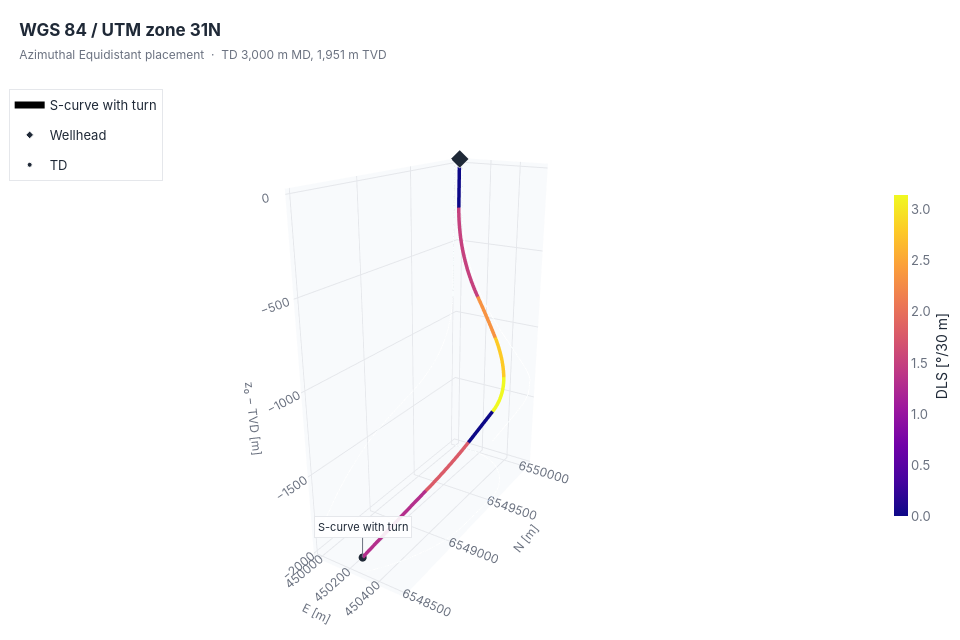

The notebook cell this image was saved under:
### Markdown cell above
## 10. Plotting

`plot_trajectory()`, or `WellTrajectory.plot()`, builds a plotly figure. Each example is shown two ways:

- **In the notebook**: a figure left as the last line of a cell is drawn below it, at a fixed size.
- **In the browser**: `open_in_browser()` opens the same figure in a new tab that fills the window. In the dev container that is the host's browser, through VS Code's port forwarding. The address is printed too, to open by hand.

Paths are drawn along their arcs, coloured by dogleg severity or by MD, with faint shadows on the floor and two walls to make depth readable. All three axes share one scale, in metres on the ground, so a vertical well is drawn vertical and a build at 45° looks like 45°. An axis the wells barely span is widened around them rather than stretched.

| Action | Control |
| --- | --- |
| Rotate | drag with the left button |
| Pan | drag with the right button, or the toolbar's pan tool |
| Zoom | scroll |
| Inspect a point | hover: MD, angles, TVD, DLS and position |
| Hide a well | click its name in the legend |
| Back to the start | double-click, or the toolbar's home button |

### Code cell
s_curve = from_payload(REQUESTS["04_s_curve_with_turn"]).stations
figure = s_curve.plot(color_by="dls", labels=["S-curve with turn"])
figure

### Figure 1 — Plotly figure (JSON) as saved in the notebook; plotly's stock layout.template omitted (floating-point values rounded to 4 significant figures; data arrays with more than 128 entries replaced by an {"elided": "..."} marker saying what was removed)
{"data": [{"customdata": {"elided": "402x5 float values"}, "hovertemplate": "MD %{customdata[0]:.2f} m<br>Inclination %{customdata[1]:.2f}°<br>Azimuth %{customdata[2]:.2f}° true<br>TVD %{customdata[3]:.2f} m<br>DLS %{customdata[4]:.2f}°/30 m<br>x %{x:.2f}, y %{y:.2f}, z %{z:.2f}", "legendrank": 0, "line": {"cmax": 3.137, "cmin": 0, "color": {"elided": "402 float values"}, "colorbar": {"len": 0.6, "outlinewidth": 0, "thickness": 14, "tickfont": {"color": "#6b7280", "size": 13}, "tickformat": ".1f", "title": {"font": {"size": 14}, "side": "right", "text": "DLS [°/30 m]"}}, "colorscale": [[0, "#0d0887"], [0.1111, "#46039f"], [0.2222, "#7201a8"], [0.3333, "#9c179e"], [0.4444, "#bd3786"], [0.5556, "#d8576b"], [0.6667, "#ed7953"], [0.7778, "#fb9f3a"], [0.8889, "#fdca26"], [1, "#f0f921"]], "showscale": true, "width": 7}, "mode": "lines", "name": "S-curve with turn", "type": "scatter3d", "x": {"elided": "402 float values"}, "y": {"elided": "402 float values"}, "z": {"elided": "402 float values"}}, {"hoverinfo": "skip", "line": {"color": "rgba(100, 116, 139, 0.35)", "width": 2}, "mode": "lines", "showlegend": false, "type": "scatter3d", "x": {"elided": "402 float values"}, "y": {"elided": "402 float values"}, "z": {"elided": "402 float values"}}, {"hoverinfo": "skip", "line": {"color": "rgba(100, 116, 139, 0.35)", "width": 2}, "mode": "lines", "showlegend": false, "type": "scatter3d", "x": {"elided": "402 float values"}, "y": {"elided": "402 float values"}, "z": {"elided": "402 float values"}}, {"hoverinfo": "skip", "line": {"color": "rgba(100, 116, 139, 0.35)", "width": 2}, "mode": "lines", "showlegend": false, "type": "scatter3d", "x": {"elided": "402 float values"}, "y": {"elided": "402 float values"}, "z": {"elided": "402 float values"}}, {"hovertemplate": "Wellhead of S-curve with turn<extra></extra>", "legendgroup": "Wellhead", "marker": {"color": "#1f2937", "line": {"color": "white", "width": 1}, "size": 6, "symbol": "diamond"}, "mode": "markers", "name": "Wellhead", "showlegend": true, "type": "scatter3d", "x": [450000.0], "y": [6550000.0], "z": [25]}, {"hovertemplate": "TD of S-curve with turn<extra></extra>", "legendgroup": "TD", "marker": {"color": "#1f2937", "line": {"color": "white", "width": 1}, "size": 5, "symbol": "circle"}, "mode": "markers", "name": "TD", "showlegend": true, "type": "scatter3d", "x": [450300.0], "y": [6549000.0], "z": [-1926.0]}], "layout": {"font": {"color": "#1f2937", "family": "Inter, 'Segoe UI', 'Helvetica Neue', Arial, sans-serif", "size": 12}, "height": 640, "hoverlabel": {"bgcolor": "white", "bordercolor": "#e5e7eb", "font": {"color": "#1f2937", "family": "Inter, 'Segoe UI', 'Helvetica Neue', Arial, sans-serif", "size": 12}}, "legend": {"bgcolor": "rgba(255, 255, 255, 0.85)", "bordercolor": "#e5e7eb", "borderwidth": 1, "font": {"size": 13}, "x": 0.01, "y": 0.97}, "margin": {"b": 0, "l": 0, "r": 0, "t": 72}, "scene": {"annotations": [{"arrowcolor": "#6b7280", "arrowhead": 0, "arrowwidth": 1, "ax": 0, "ay": -30, "bgcolor": "rgba(255, 255, 255, 0.9)", "bordercolor": "#e5e7eb", "borderpad": 3, "font": {"color": "#1f2937", "size": 11}, "text": "S-curve with turn", "x": 450300.0, "y": 6549000.0, "z": -1926.0}], "aspectmode": "manual", "aspectratio": {"x": 0.3, "y": 0.7679, "z": 1}, "camera": {"eye": {"x": 0.9536, "y": -1.526, "z": 0.7248}}, "xaxis": {"backgroundcolor": "#f8fafc", "gridcolor": "#e5e7eb", "nticks": 6, "range": [450000.0, 450600.0], "showbackground": true, "showspikes": false, "tickfont": {"color": "#6b7280", "size": 12}, "tickformat": ".0f", "title": {"font": {"color": "#6b7280", "size": 12}, "text": "E [m]"}, "zerolinecolor": "#e5e7eb"}, "yaxis": {"backgroundcolor": "#f8fafc", "gridcolor": "#e5e7eb", "nticks": 6, "range": [6548000.0, 6550000.0], "showbackground": true, "showspikes": false, "tickfont": {"color": "#6b7280", "size": 12}, "tickformat": ".0f", "title": {"font": {"color": "#6b7280", "size": 12}, "text": "N [m]"}, "zerolinecolor": "#e5e7eb"}, "zaxis": {"backgroundcolor": "#f8fafc", "gridcolor": "#e5e7eb", "nticks": 6, "range": [-2023.0, 25], "showbackground": true, "showspikes": false, "tickfont": {"color": "#6b7280", "size": 12}, "tickformat": ".0f", "title": {"font": {"color": "#6b7280", "size": 12}, "text": "z₀ − TVD [m]"}, "zerolinecolor": "#e5e7eb"}}, "title": {"font": {"size": 17, "weight": "bold"}, "subtitle": {"font": {"color": "#6b7280", "size": 12}, "text": "Azimuthal Equidistant placement  ·  TD 3,000 m MD, 1,951 m TVD"}, "text": "WGS 84 / UTM zone 31N", "x": 0.02, "xanchor": "left"}, "width": 960}}
